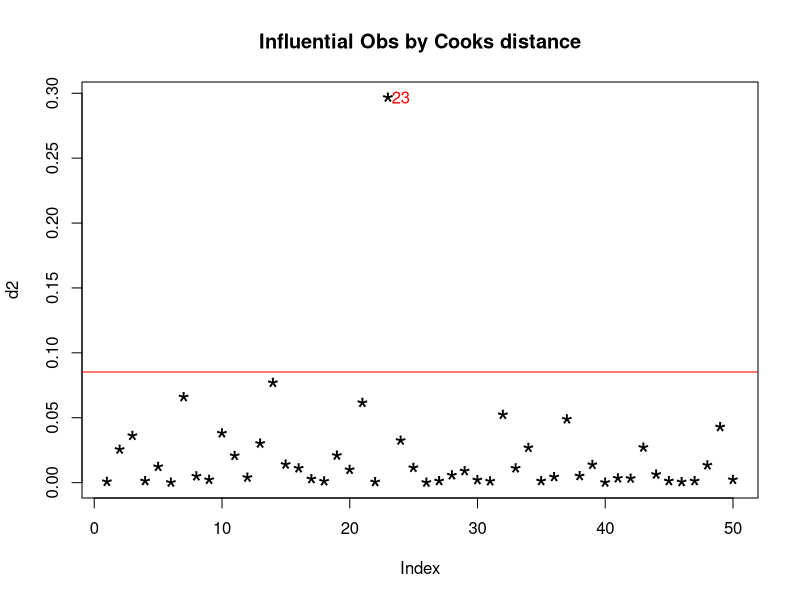
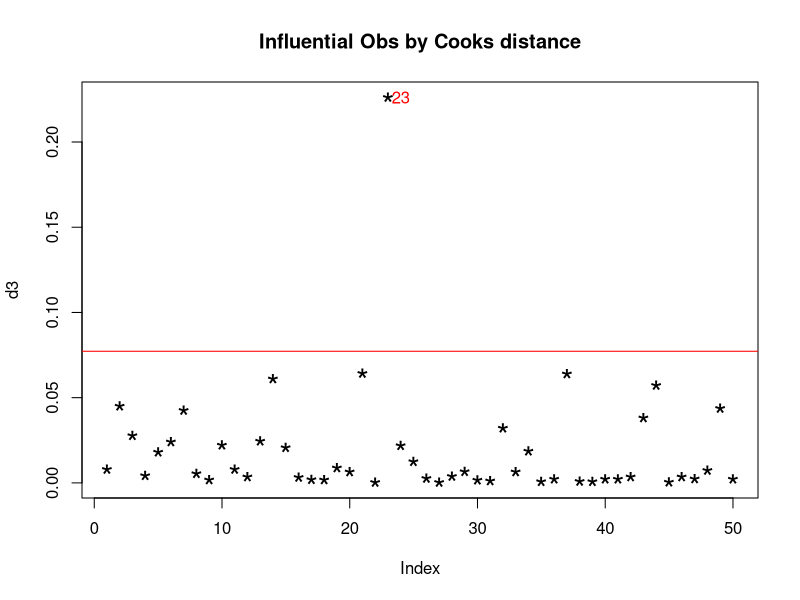
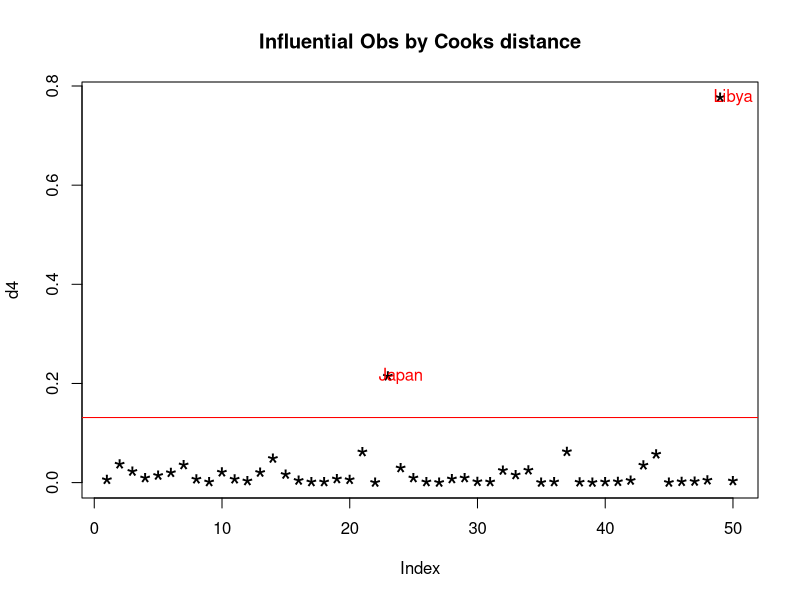

Reproduce these figures in R, in order.
require(datasets)
require(nortest)
require(car)
require(lmtest)
data("LifeCycleSavings")
########################################model for the regresion###################################
mod1<-lm(pop75~1,data = LifeCycleSavings)
modc<-lm(pop75~.,data = LifeCycleSavings)
########################################generate the step#########################################
#modelo base           basico     completo        hacia en frente, del basico al completo
step(mod1,scope = list(lower=mod1,upper=modc),direction = "forward")
#################################generate the models one by one###################################
mod2<-lm(LifeCycleSavings$pop75~LifeCycleSavings$sr)
mod3<-lm(LifeCycleSavings$pop75~LifeCycleSavings$sr+LifeCycleSavings$pop15)
mod4<-lm(LifeCycleSavings$pop75~LifeCycleSavings$sr+LifeCycleSavings$pop15+
           LifeCycleSavings$dpi)
##########################check up the significance of the models#################################
summary(mod1) #el intercepto tiene significancia de ***
summary(mod2) #el intercepto tiene significancia de ** y la beta de *, coeficiente de determinacion
# de 10.02%
summary(mod3)#intercepto con significancia de ***, beta de sr con significancia . y beta pop15 con 
#significancia de ***, coeficiente de determinacion = 83.73%
summary(mod4)#intercepto con significancia ***, beta sr sin significancia, beta pop15 significancia
#*** y beta dpi con significancia *, coeficiente =85.49%
summary(modc)#intercepto con significancia ***, beta pop15 con significancia ***, beta dpi sig=*, 
#las demas no son significativas.
#####################################experimentation##############################################
modexp<-lm(LifeCycleSavings$pop75~LifeCycleSavings$pop15+LifeCycleSavings$dpi)
summary(modexp)
#descripcion del modelo
#intercepto sig=***, beta pop15 sig=***, beta dpi sig=**, modelo significativo al 99%
#p value de la f<.01, por lo tanto tiene significancia el modelo.
###################################shapiro test####################################################
shapiro.test(modexp$residuals)$p.value # 0.3153299>.01 por lo tanto cumple normalidad
###################################breusch Pagan test##############################################
bptest(modexp)$p.value #0.1532843 bp=3.7509 tiene homocedasticidad
####################################      V I F      ##############################################
vif(modexp) #2.335469                      2.335469 no hay inflacion de varianzas
################################### durbin watson test#############################################
dwtest(modexp)$p.value #0.7353866 DW=2.1961 #los errores son independientes
###################################parte del proyecto##############################################
###prueba de modelo de regresion completa para mod2,mod3 y mod4
##############prueba de normalidad para residuos con kolmogorov smirnov modificada#################
#mod3
sf.test(mod3$residuals) #los datos se distribuyen normal p-value = 0.733
#mod4
sf.test(mod4$residuals) #los datos se distribuyen normal p-value = 0.1347
#modc
sf.test(modc$residuals) #los datos se distribuyen normal p-value = 0.2051
######################prueba de breush pagan para homocedasticidad#################################
#mod3
bptest(mod3)#p-value = 0.1962 tiene homocedasticidad
#mod4
bptest(mod4)#p-value = 0.2714 tiene homocestacidad
#modc
bptest(modc)#p-value = 0.3719 tiene homocedasticidad
####################################prueba de multicolinealidad####################################
#mod3
vif(mod3)#tiene multicolinealidad 1.261853
#mod4
vif(mod4)#tiene multicolinealidad
#mod5
vif(modc)#tiene multicolinealidad
#############################prueba de independencia de caracteres################################
#mod3
dwtest(mod3)#DW = 2.0579, p-value = 0.5665 son independientes
#mod4
dwtest(mod4)#DW = 2.1254, p-value = 0.6497 son independientes
#modc
dwtest(modc)#DW = 2.0588, p-value = 0.562 son independientes
######################prueba para identificar si tienen puntos atipicos###########################
#mod3
d2<-cooks.distance(mod3)
plot(d2, pch="*", cex=2, main="Influential Obs by Cooks distance")  # plot cook's distance
abline(h = 4*mean(d2, na.rm=T), col="red")  # add cutoff line
text(x=1:length(d2)+1, y=d2, labels=ifelse(d2>4*mean(d2, na.rm=T),names(d2),""), 
     col="red")  # add labels
#mod4
d3<-cooks.distance(mod4)
plot(d3, pch="*", cex=2, main="Influential Obs by Cooks distance")  # plot cook's distance
abline(h = 4*mean(d3, na.rm=T), col="red")  # add cutoff line
text(x=1:length(d3)+1, y=d3, labels=ifelse(d3>4*mean(d3, na.rm=T),names(d3),""), 
     col="red")  # add labels
#modc
d4<-cooks.distance(modc)
plot(d4, pch="*", cex=2, main="Influential Obs by Cooks distance")  # plot cook's distance
abline(h = 4*mean(d4, na.rm=T), col="red")  # add cutoff line
text(x=1:length(d4)+1, y=d4, labels=ifelse(d4>4*mean(d4, na.rm=T),names(d4),""), 
     col="red")  # add labels
#########################################extraccion de outliers####################################
#mod3
outlierTest(mod3) #21-Ireland
#mod4
outlierTest(mod4) #21-Ireland
#modc
outlierTest(modc) #21-Ireland
base2<-LifeCycleSavings[-21,]
###################################generacion de los nuevos modelos################################
moda<-lm(base2$pop75~base2$sr+base2$pop15)
modb<-lm(base2$pop75~base2$sr+base2$pop15+base2$dpi)
modcc<-lm(pop75~.,data = base2)
####################################resumen de los modelos nuevos##################################
summary(moda)
summary(modb)
summary(modcc)
